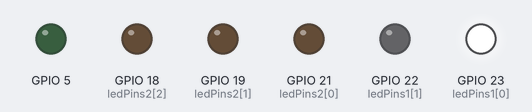
Simulated run of this sketch. Board: ESP32. On the bench: output pins drawn as LEDs (lit = HIGH).

Above: at 0.1 s.
At 0.7 s:
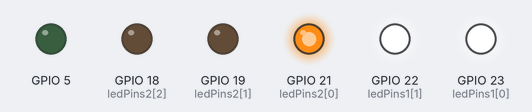
At 1.3 s:
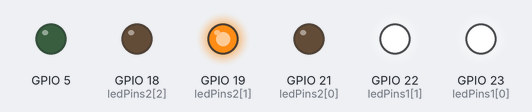
At 2.2 s:
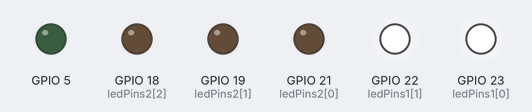
At 2.8 s:
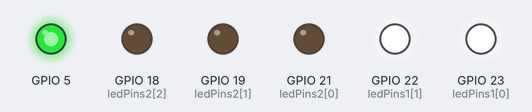
At 3.4 s:
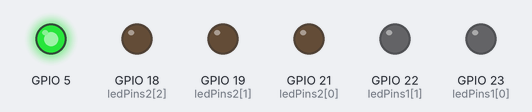
Timing chart, 0 to 4.9 s (numbered marks = the images above):
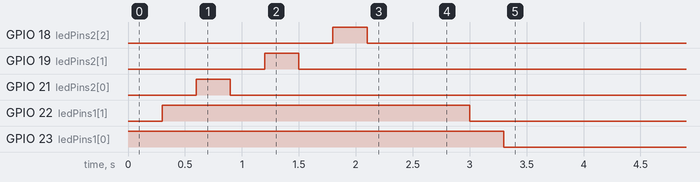

The sketch:

sketch.ino
```cpp
const int ledPins1[] = {23, 22};
const int ledPins2[] = {21, 19, 18};
const int numLeds = sizeof(ledPins2) / sizeof(ledPins2[0]);
const int espera = 300;

void setup() {
  pinMode(ledPins1[0], OUTPUT);
  digitalWrite(ledPins1[0], HIGH);
  delay(espera);
  pinMode(ledPins1[1], OUTPUT);
  digitalWrite(ledPins1[1], HIGH);

  delay(espera);
  for(int i = 0; i < numLeds; i++){
    pinMode(ledPins2[i], OUTPUT);
  }

  for(int i = 0; i < numLeds; i++){
    digitalWrite(ledPins2[i], HIGH);
    delay(espera);
    digitalWrite(ledPins2[i], LOW);
    delay(espera);
  }

  delay(espera);
  pinMode(5, OUTPUT);
  digitalWrite(5, HIGH);
  delay(espera);

  pinMode(ledPins1[1], OUTPUT);
  digitalWrite(ledPins1[1], LOW);
  delay(espera);
  pinMode(ledPins1[0], OUTPUT);
  digitalWrite(ledPins1[0], LOW);
}

void loop() {

}
```
